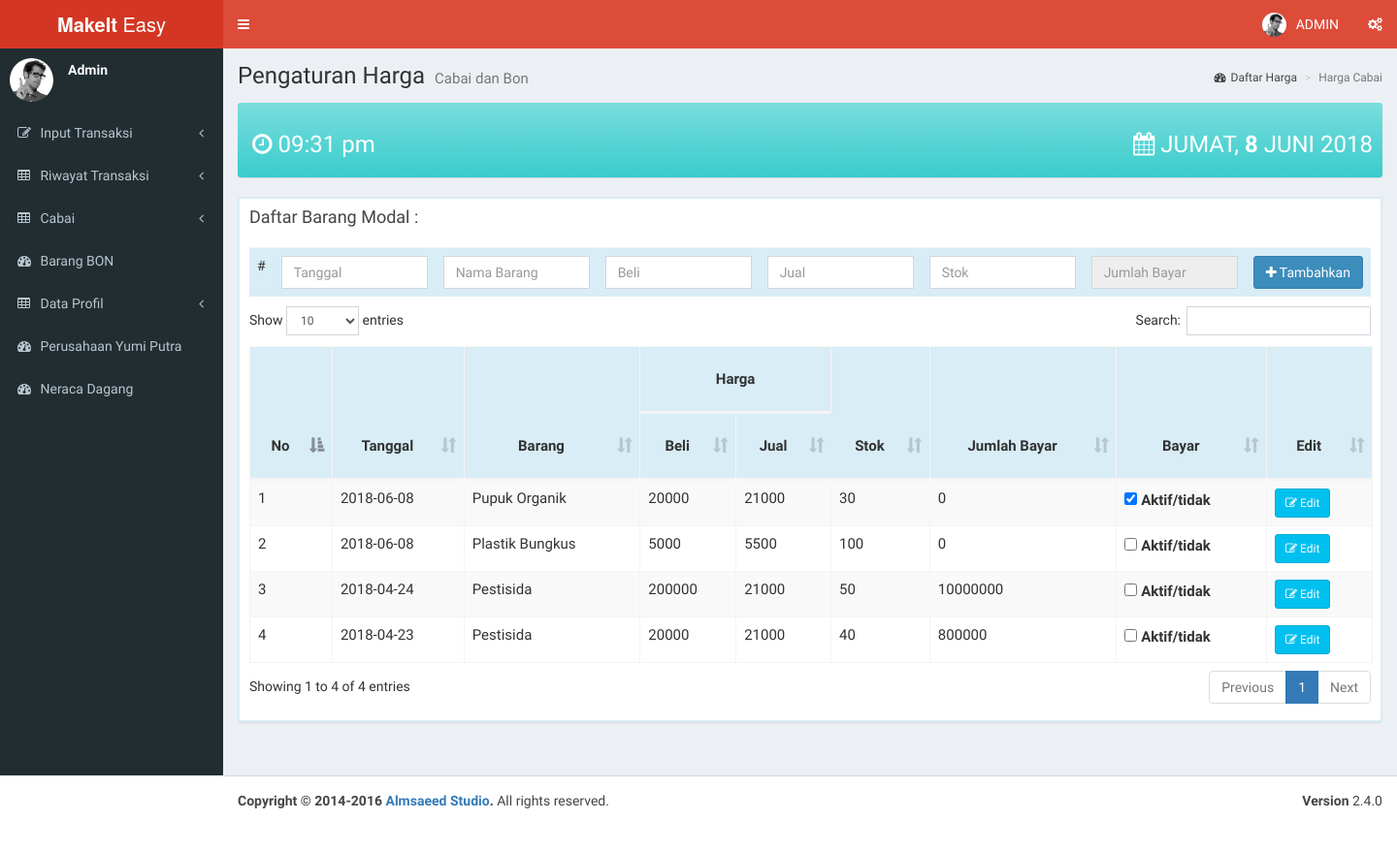
/index.php/barang, run on the app's committed database.
### tables this page shows
CREATE TABLE `tb_bon` (
  `id` int(3) NOT NULL,
  `tanggal` date NOT NULL,
  `barang` varchar(35) NOT NULL,
  `harga_beli` int(8) NOT NULL,
  `harga_jual` int(8) NOT NULL,
  `stok` int(4) NOT NULL,
  `jumlah_bayar` int(8) NOT NULL,
  `bayar` tinyint(1) NOT NULL DEFAULT '0'
);

### application/controllers/Barang.php (called while the page is built, shortened)
<?php
class Barang extends CI_Controller {
	public function __construct()
	{
		$this->load->model('model_barang');
	}
	public function index()
		{
			$data = array(
				'tb_barang' => $this->model_barang->tb_barang() );
			$this->load->view('header');
			$this->load->view('barangbon', $data);
		}
}
?>

### index.php (called while the page is built, shortened)
<?php
require_once BASEPATH.'core/CodeIgniter.php';

### application/models/model_barang.php (called while the page is built, shortened)
<?php
class model_barang extends CI_Model {
	public function tb_barang()
	{
		$query = $this->db->query("SELECT * FROM tb_bon");
		return $query->result();
	}
}

### application/views/barangbon.php (the view, shortened to what this page needs)
  <div class="content-wrapper">
    <section class="content-header">
      <h1>
        Pengaturan Harga
        <small>Cabai dan Bon</small>
      </h1>
      <ol class="breadcrumb">
        <li><a href="#"><i class="fa fa-dashboard"></i>Daftar Harga</a></li>
        <li class="active">Harga Cabai</li>
      </ol>
    </section>
    <section class="content">
      <div class="row">
        <div class="col-md-12">
          <div class="box box-solid bg-teal-gradient">
            <div class="box-header">
              <b><h3 class="pull-left" style="padding-left: 5px">
                <i class="fa fa-clock-o"></i>
                <?php
                echo "" . date("h:i a");
                ?>
              </h3></b>
              <h3 class="pull-right" style="text-transform: uppercase;">
                <i class="fa fa-calendar">  </i>
                ,
                <b></b>
              </h3>
            </div>
          </div>
          <div class="row">
                  <div class="col-md-12 col-sm-12">
                    <div class="box bg-solid" style="border: 2px solid #d9edf7;">
                      <div class="box-header">
                        <h3 class="box-title">Daftar Barang Modal : </h3>
                      </div>
                      <div class="box-body table-responsive">
                        <form action="<?php echo base_url();?>Barang/submitBarang" method="post">
                          <table class="table" style="margin-bottom: 10px">
                            <tr class="bg-info">
                              <td>#</td>
                              <td><input class="form-control" type="text" placeholder="Tanggal" name="tanggal"></td>
                              <td><input class="form-control" type="text" placeholder="Nama Barang" name="barang"></td>
                              <td><input class="form-control" type="number" placeholder="Beli" step="50" name="harga_beli" id="harga_beli"></td>
                              <td><input class="form-control" type="number" placeholder="Jual" step="50" name="harga_jual"></td>
                              <td><input class="form-control" type="number" placeholder="Stok" name="stok" id="stok"></td>
                              <td><input class="form-control" type="text" placeholder="Jumlah Bayar" readonly name="jumlah_bayar" id="jumlah_bayar"></td>
                              <td>
                                <button type="submit" class="btn btn-primary"><i class="fa fa-plus"></i> Tambahkan </button>
                              </td>
                            </tr>
                          </table>
                        </form>
                        <table id="tabel_bon" class="table table-bordered table-striped" style="font-size: 15px">
                          <thead>
                            <tr class="bg-info">
                              <th rowspan="2" style="text-align: center; line-height: 50px">No</th>
                              <th rowspan="2" style="text-align: center; line-height: 50px">Tanggal</th>
                              <th rowspan="2" style="text-align: center; line-height: 50px">Barang</th>
                              <th colspan="2" style="text-align: center; line-height: 50px">Harga </th>
                              <th rowspan="2" style="text-align: center; line-height: 50px">Stok</th>
                              <th rowspan="2" style="text-align: center; line-height: 50px">Jumlah Bayar</th>
                              <th rowspan="2" style="text-align: center; line-height: 50px">Bayar</th>
                              <th rowspan="2" style="text-align: center; line-height: 50px">Edit</th>
                            </tr>
                            <tr class="bg-info">
                              <th style="text-align: center; line-height: 50px">Beli</th>
                              <th style="text-align: center; line-height: 50px">Jual</th>
                            </tr>
                          </thead>
                          <tbody>
                            <?php
                              $no=1;
                              foreach ($tb_barang as $tb) {
                                echo '<tr>
                                <td>'.$no.'</td>
                                <td>'.$tb->tanggal.'</td>
                                <td>'.$tb->barang.'</td>
                                <td>'.$tb->harga_beli.'</td>
                                <td>'.$tb->harga_jual.'</td>';
                                  if ($tb->bayar == 1) {
                                    $checked = 'checked="checked"';
                                  }
                                  else {
                                    $checked = '';
                                  }
                                echo '<td>'.$tb->stok.'</td>
                                      <td>'.$tb->jumlah_bayar.'</td>
                                      <td><input class="form-check-input" type="checkbox" value="" id="aktif"'.$checked.'>
                                      <label class="form-check-label" for="aktif">
                                        Aktif/tidak
                                      </label>
                                </td>
                                <td>
                                  <span class="btn btn-sm btn-info" data-toggle="modal" data-target="#editHarga" ><i class="fa fa-edit"></i> Edit </span>
                                </td>
                                </tr>';
                                $no++;
                              }
                              ?>
                          </tbody>
                        </table>
                      </div>
                    </div>
                  </div>
                </div>
              </div>
            </div>
          </div>
        </div>
  <footer class="main-footer">
    <div class="pull-right hidden-xs">
      <b>Version</b> 2.4.0
    </div>
    <strong>Copyright &copy; 2014-2016 <a href="https://adminlte.io">Almsaeed Studio</a>.</strong> All rights
    reserved.
  </footer>
</body>
</html>

### data on the page
tb_bon: tanggal "2018-06-08", barang "Pupuk Organik", harga_beli "20000", harga_jual "21000", stok "30", jumlah_bayar "0"
tb_bon: tanggal "2018-06-08", barang "Plastik Bungkus", harga_beli "5000", harga_jual "5500", stok "100", jumlah_bayar "0"
tb_bon: tanggal "2018-04-24", barang "Pestisida", harga_beli "200000", harga_jual "21000", stok "50", jumlah_bayar "10000000"
tb_bon: tanggal "2018-04-23", barang "Pestisida", harga_beli "20000", harga_jual "21000", stok "40", jumlah_bayar "800000"
